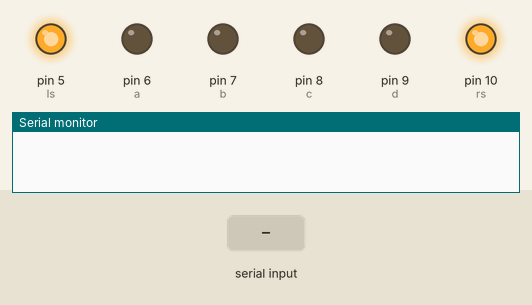
Bench run of a sketch on a simulated Arduino Uno, built with avr-gcc and run on an emulated ATmega328P. On the bench: output pins drawn as LEDs (lit = HIGH), the last lines printed to the serial monitor. The test bench sets the inputs (shaded band).

Above: at 1.2 s.
1.3 s: "F" received over Serial
At 2.0 s:
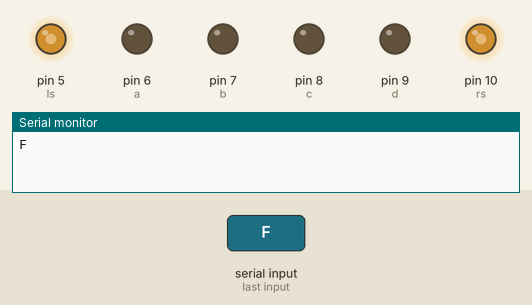
2.8 s: "B" received over Serial
At 3.2 s:
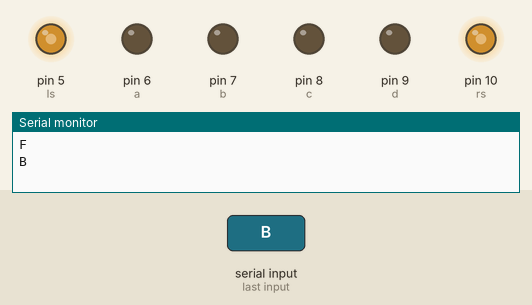
4.3 s: "L" received over Serial
At 5.5 s:
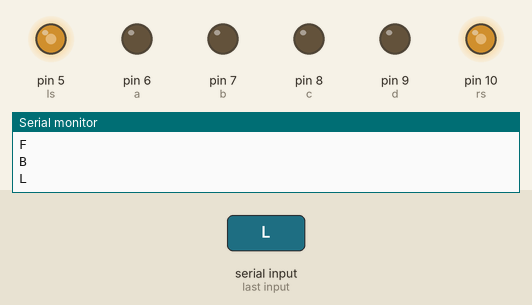
5.8 s: "R" received over Serial
At 6.9 s:
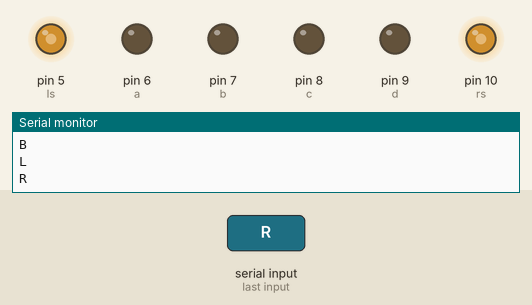
Timing chart, 0 to 8.8 s (numbered marks = the images above; inputs shaded):
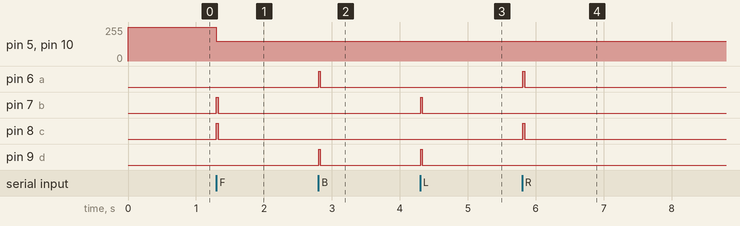

The sketch:

roboSoccer.ino
```cpp
char t;
int speedCar = 150;
int ls = 5;
int rs = 10;

int a = 6;
int b = 7;
int c = 8;
int d = 9;

void forward();
void backward();
void left();
void right();
void stopCar();

void setup() {


   Serial.println("You're connected via Bluetooth");
   pinMode(a,OUTPUT);
   pinMode(b,OUTPUT);
   pinMode(c,OUTPUT);
   pinMode(d,OUTPUT);
   pinMode(ls,OUTPUT);
   pinMode(rs,OUTPUT);

  digitalWrite(ls,speedCar);
  digitalWrite(rs,speedCar);

   Serial.begin(9600);


}
void loop() {


  if(Serial.available())
  {
  t = Serial.read();
  Serial.println(t);
  }


  if(t == 'F')
  {
    forward();
     t = 'S';
   }
   else if(t == 'B')
   {
      backward();
      t = 'S';
    }else if(t == 'L')
   {
      left();
      t = 'S';
    }else if(t == 'R')
   {
      right();
      t = 'S';
    }else if(t == 'S')
   {
      stopCar();

    }else if(t == '0')
   {
       speedCar = 100;
    }else if(t == '1')
   {
       speedCar = 140;
    }else if(t == '2')
   {
       speedCar = 150;
    }else if(t == '3')
   {
       speedCar = 165;
    }else if(t == '4')
   {
       speedCar = 180;
    }else if(t == '5')
   {
       speedCar = 190;
    }else if(t == '6')
   {
       speedCar = 205;
    }else if(t == '7')
   {
       speedCar = 216;
    }else if(t == '8')
   {
       speedCar = 225;
    }else if(t == '9')
   {
       speedCar = 240;
    }else if(t == 'q')
   {
       speedCar = 255;
    }


//  switch (t){
//
//     case 'F':
//      forward();
//      t = 'S';
//      break;
//
//     case 'B':
//      backward();
//      t = 'S';
//      break;
//
//
//     case 'L':
//      left();
//      t = 'S';
//      break;
//
//     case 'R':
//      right();
//      t = 'S';
//      break;
//
//
//     case 'S':
//      stopCar();
//
//      break;
//
//    case '0':
//        speedCar = 100;
//        break;
//      case '1':
//        speedCar = 140;
//        break;
//      case '2':
//        speedCar = 153;
//        break;
//      case '3':
//        speedCar = 165;
//        break;
//      case '4':
//        speedCar = 178;
//        break;
//      case '5':
//        speedCar = 191;
//        break;
//      case '6':
//        speedCar = 204;
//        break;
//      case '7':
//        speedCar = 216;
//        break;
//      case '8':
//        speedCar = 229;
//        break;
//      case '9':
//        speedCar = 242;
//        break;
//      case 'q':
//        speedCar = 255;
//        break;
//
//
//    }


   delay(25);


}


void forward(){


      digitalWrite(a,LOW);
      digitalWrite(b,HIGH);
      digitalWrite(c,HIGH);
      digitalWrite(d,LOW);

      analogWrite(ls,speedCar);
      analogWrite(rs,speedCar);

  }

void backward(){


      digitalWrite(a,HIGH);
      digitalWrite(b,LOW);
      digitalWrite(c,LOW);
      digitalWrite(d,HIGH);

      analogWrite(ls,speedCar);
      analogWrite(rs,speedCar);
  }
void left(){


      digitalWrite(a,LOW);
      digitalWrite(b,HIGH);
      digitalWrite(c,LOW);
      digitalWrite(d,HIGH);

      analogWrite(ls,speedCar);
      analogWrite(rs,speedCar);
  }

void right(){


      digitalWrite(a,HIGH);//HIGH
      digitalWrite(b,LOW);
      digitalWrite(c,HIGH);
      digitalWrite(d,LOW);

      analogWrite(ls,speedCar);
      analogWrite(rs,speedCar);
  }


void stopCar(){


      digitalWrite(a,LOW);//HIGH
      digitalWrite(b,LOW);
      digitalWrite(c,LOW);
      digitalWrite(d,LOW);

      analogWrite(ls,speedCar);
      analogWrite(rs,speedCar);
  }
```

Measured:
- after the input at 1.3 s, pin 5 (ls), pin 10 (rs): 255/255 → 150/255 at once; pin 7 (b), pin 8 (c): LOW → HIGH at once, → LOW 0.03 s later
- after the input at 2.8 s, pin 6 (a), pin 9 (d): LOW → HIGH at once, → LOW 0.03 s later
- after the input at 4.3 s, pin 7 (b), pin 9 (d): LOW → HIGH at once, → LOW 0.03 s later
- after the input at 5.8 s, pin 6 (a), pin 8 (c): LOW → HIGH at once, → LOW 0.03 s later
